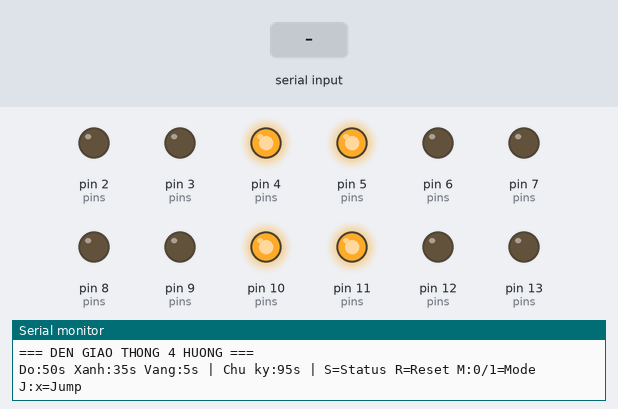
Bench run of a sketch on a simulated Arduino Uno, built with avr-gcc and run on an emulated ATmega328P. Parts: output pins drawn as LEDs (lit = HIGH), the last lines printed to the serial monitor. The inputs (shaded band) are chosen by the test bench.

Above: at 1.2 s.
1.3 s: "S,1\n" received over Serial
2.8 s: "S\n" received over Serial
4.3 s: "R\n" received over Serial
At 39.6 s:
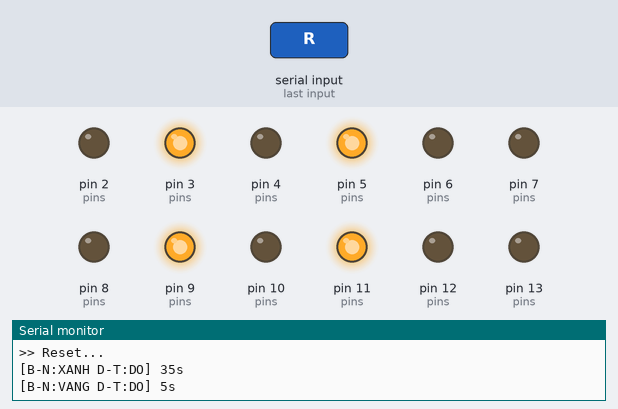
At 44.6 s:
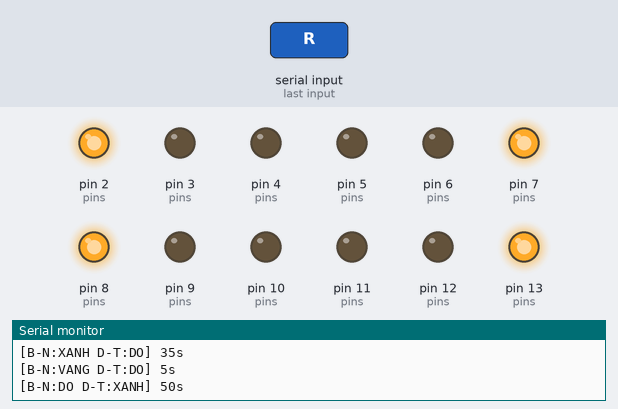
Timing chart, 0 to 45.8 s (numbered marks = the images above; inputs shaded):
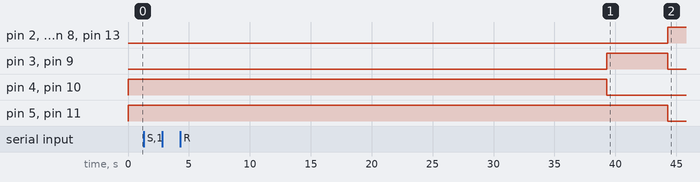

Measured:
- after the input at 4.3 s, pin 2 (pins), pin 7 (pins), pin 8 (pins), pin 13 (pins): LOW → HIGH after 40.0 s instead of 35.7 s; pin 4 (pins), pin 10 (pins): HIGH → LOW after 35.0 s instead of 30.7 s; pin 5 (pins), pin 11 (pins): HIGH → LOW after 40.0 s instead of 35.7 s

The sketch:

smart_traffic_light.ino
```cpp
unsigned int RED_DURATION    = 50; // Used for EW Green
unsigned int GREEN_DURATION  = 35; // Used for NS Green
const unsigned int YELLOW_DURATION =  5;

// Chân đèn: (Đỏ, Vàng, Xanh)
const int N_RED=2,  N_YELLOW=3,  N_GREEN=4;   // Bắc
const int E_RED=5,  E_YELLOW=6,  E_GREEN=7;   // Đông
const int S_RED=8,  S_YELLOW=9,  S_GREEN=10;  // Nam
const int W_RED=11, W_YELLOW=12, W_GREEN=13;  // Tây

enum TrafficState {
  NS_GREEN_EW_RED,    // B-N xanh, Đ-T đỏ
  NS_YELLOW_EW_RED,   // B-N vàng, Đ-T đỏ
  NS_RED_EW_GREEN,    // B-N đỏ,   Đ-T xanh
  NS_RED_EW_YELLOW    // B-N đỏ,   Đ-T vàng
};

TrafficState currentState;
unsigned long stateStartTime, stateDuration;

bool isInfiniteMode = false;
int targetState = -1; // -1 means no target, stay in infinite

void setup() {
  Serial.begin(9600);
  int pins[] = {N_RED,N_YELLOW,N_GREEN, E_RED,E_YELLOW,E_GREEN,
                S_RED,S_YELLOW,S_GREEN, W_RED,W_YELLOW,W_GREEN};
  for (int i = 0; i < 12; i++) { pinMode(pins[i], OUTPUT); digitalWrite(pins[i], LOW); }

  enterState(NS_GREEN_EW_RED);
  Serial.println(F("=== DEN GIAO THONG 4 HUONG ==="));
  Serial.print(F("Do:")); Serial.print(RED_DURATION);
  Serial.print(F("s Xanh:")); Serial.print(GREEN_DURATION);
  Serial.print(F("s Vang:")); Serial.print(YELLOW_DURATION);
  Serial.print(F("s | Chu ky:")); Serial.print(RED_DURATION+GREEN_DURATION+YELLOW_DURATION*2);
  Serial.println(F("s | S=Status R=Reset M:0/1=Mode J:x=Jump"));
}

void loop() {
  handleSerial();

  // Advance state if:
  // 1. Not in infinite mode
  // OR 2. In infinite mode, but we have a target state we haven't reached yet
  // OR 3. We are currently in a Yellow state (must always transition out of yellow automatically for safety)

  bool shouldAdvance = (!isInfiniteMode) ||
                       (targetState != -1 && currentState != targetState) ||
                       (currentState == NS_YELLOW_EW_RED) ||
                       (currentState == NS_RED_EW_YELLOW);

  if (shouldAdvance && millis() - stateStartTime >= stateDuration) {
      nextState();

      // If we reached the target state, clear it so we stay here
      if (isInfiniteMode && currentState == targetState) {
          targetState = -1;
      }
  }
}

void nextState() {
  switch (currentState) {
    case NS_GREEN_EW_RED:  enterState(NS_YELLOW_EW_RED); break;
    case NS_YELLOW_EW_RED: enterState(NS_RED_EW_GREEN);  break;
    case NS_RED_EW_GREEN:  enterState(NS_RED_EW_YELLOW); break;
    case NS_RED_EW_YELLOW: enterState(NS_GREEN_EW_RED);  break;
  }
}

void enterState(TrafficState s) {
  currentState = s; stateStartTime = millis();
  allOff();
  switch (s) {
    case NS_GREEN_EW_RED:
      on2(N_GREEN,S_GREEN); on2(E_RED,W_RED);
      stateDuration = (unsigned long)GREEN_DURATION * 1000UL;
      Serial.print(F("[B-N:XANH D-T:DO] ")); Serial.print(GREEN_DURATION); Serial.println(F("s"));
      break;
    case NS_YELLOW_EW_RED:
      on2(N_YELLOW,S_YELLOW); on2(E_RED,W_RED);
      stateDuration = (unsigned long)YELLOW_DURATION * 1000UL;
      Serial.print(F("[B-N:VANG D-T:DO] ")); Serial.print(YELLOW_DURATION); Serial.println(F("s"));
      break;
    case NS_RED_EW_GREEN:
      on2(N_RED,S_RED); on2(E_GREEN,W_GREEN);
      stateDuration = (unsigned long)RED_DURATION * 1000UL;
      Serial.print(F("[B-N:DO D-T:XANH] ")); Serial.print(RED_DURATION); Serial.println(F("s"));
      break;
    case NS_RED_EW_YELLOW:
      on2(N_RED,S_RED); on2(E_YELLOW,W_YELLOW);
      stateDuration = (unsigned long)YELLOW_DURATION * 1000UL;
      Serial.print(F("[B-N:DO D-T:VANG] ")); Serial.print(YELLOW_DURATION); Serial.println(F("s"));
      break;
  }
}

void allOff() {
  int pins[] = {N_RED,N_YELLOW,N_GREEN, E_RED,E_YELLOW,E_GREEN,
                S_RED,S_YELLOW,S_GREEN, W_RED,W_YELLOW,W_GREEN};
  for (int i = 0; i < 12; i++) digitalWrite(pins[i], LOW);
}

void on2(int p1, int p2) { digitalWrite(p1,HIGH); digitalWrite(p2,HIGH); }

void handleSerial() {
  if (!Serial.available()) return;
  String input = Serial.readStringUntil('\n');
  input.trim();
  if (input.length() == 0) return;

  if (input.equalsIgnoreCase("S")) {
    printStatus();
  } else if (input.equalsIgnoreCase("R")) {
    Serial.println(F(">> Reset..."));
    targetState = -1;
    enterState(NS_GREEN_EW_RED);
  } else if (input.startsWith("T:")) {
    // Format: T:ns_green,ew_green
    int commaIndex = input.indexOf(',');
    if (commaIndex > 2) {
      int newNs = input.substring(2, commaIndex).toInt();
      int newEw = input.substring(commaIndex + 1).toInt();
      if (newNs > 0 && newEw > 0) {
        GREEN_DURATION = newNs;
        RED_DURATION = newEw; // RED_DURATION acts as EW Green in this logic
        Serial.print(F(">> OK! NS_GREEN=")); Serial.print(GREEN_DURATION);
        Serial.print(F("s, EW_GREEN=")); Serial.print(RED_DURATION); Serial.println(F("s"));
      } else {
        Serial.println(F(">> Error: Invalid time values"));
      }
    }
  } else if (input.startsWith("F:")) {
    // Admin force state directly
    int newState = input.substring(2).toInt();
    if (newState >= 0 && newState <= 3) {
      Serial.print(F(">> ADMIN FORCE STATE: ")); Serial.println(newState);
      targetState = -1;
      enterState((TrafficState)newState);
    } else {
      Serial.println(F(">> Error: F:0-3 only"));
    }
  } else if (input.startsWith("M:")) {
    // Set Mode: M:0 (Auto), M:1 (Infinite)
    int newMode = input.substring(2).toInt();
    isInfiniteMode = (newMode == 1);
    targetState = -1; // Clear any pending transitions
    Serial.print(F(">> MODE SET TO: "));
    Serial.println(isInfiniteMode ? F("INFINITE") : F("AUTO"));
  } else if (input.startsWith("J:")) {
    // Jump to target GREEN state safely (through yellow).
    // Instead of waiting for current phase to expire, IMMEDIATELY
    // enter the yellow phase of the current direction so the
    // transition takes only YELLOW_DURATION (5s), not the remaining
    // green time (up to 50s).
    int t = input.substring(2).toInt();
    if (t == 0 || t == 2) {
      // Only act if we are not already in (or heading to) the target
      if (currentState != (TrafficState)t) {
        targetState = t;
        Serial.print(F("> JUMP REQUEST TO STATE: ")); Serial.println(targetState);

        // Immediately cut to the yellow of whichever direction is
        // currently green, so we only wait YELLOW_DURATION before
        // arriving at the requested state.
        if (currentState == NS_GREEN_EW_RED) {
          // NS is green -> go to NS yellow first, then EW green
          enterState(NS_YELLOW_EW_RED);
        } else if (currentState == NS_RED_EW_GREEN) {
          // EW is green -> go to EW yellow first, then NS green
          enterState(NS_RED_EW_YELLOW);
        }
        // If already in a yellow state the loop() will handle it
      } else {
        Serial.println(F("> Already at target state"));
      }
    } else {
      Serial.println(F("> Error: J:0 (NS Green) or J:2 (EW Green) only"));
    }
  } else {
    Serial.println(F("? Commands: T:ns,ew | S=Status | R=Reset | M:0/1 | F:0-3 | J:0/2"));
  }
}

void printStatus() {
  const char* labels[] = {"B-N:XANH D-T:DO","B-N:VANG D-T:DO","B-N:DO D-T:XANH","B-N:DO D-T:VANG"};
  unsigned long rem = (stateDuration - (millis()-stateStartTime)) / 1000UL;
  Serial.print(F("[")); Serial.print(labels[currentState]);
  Serial.print(F("] "));
  if (isInfiniteMode && targetState == -1 && currentState != NS_YELLOW_EW_RED && currentState != NS_RED_EW_YELLOW) {
      Serial.println(F("Con lai: INFINITE"));
  } else {
      Serial.print(F("Con lai: ")); Serial.print(rem); Serial.println(F("s"));
  }
}
```
